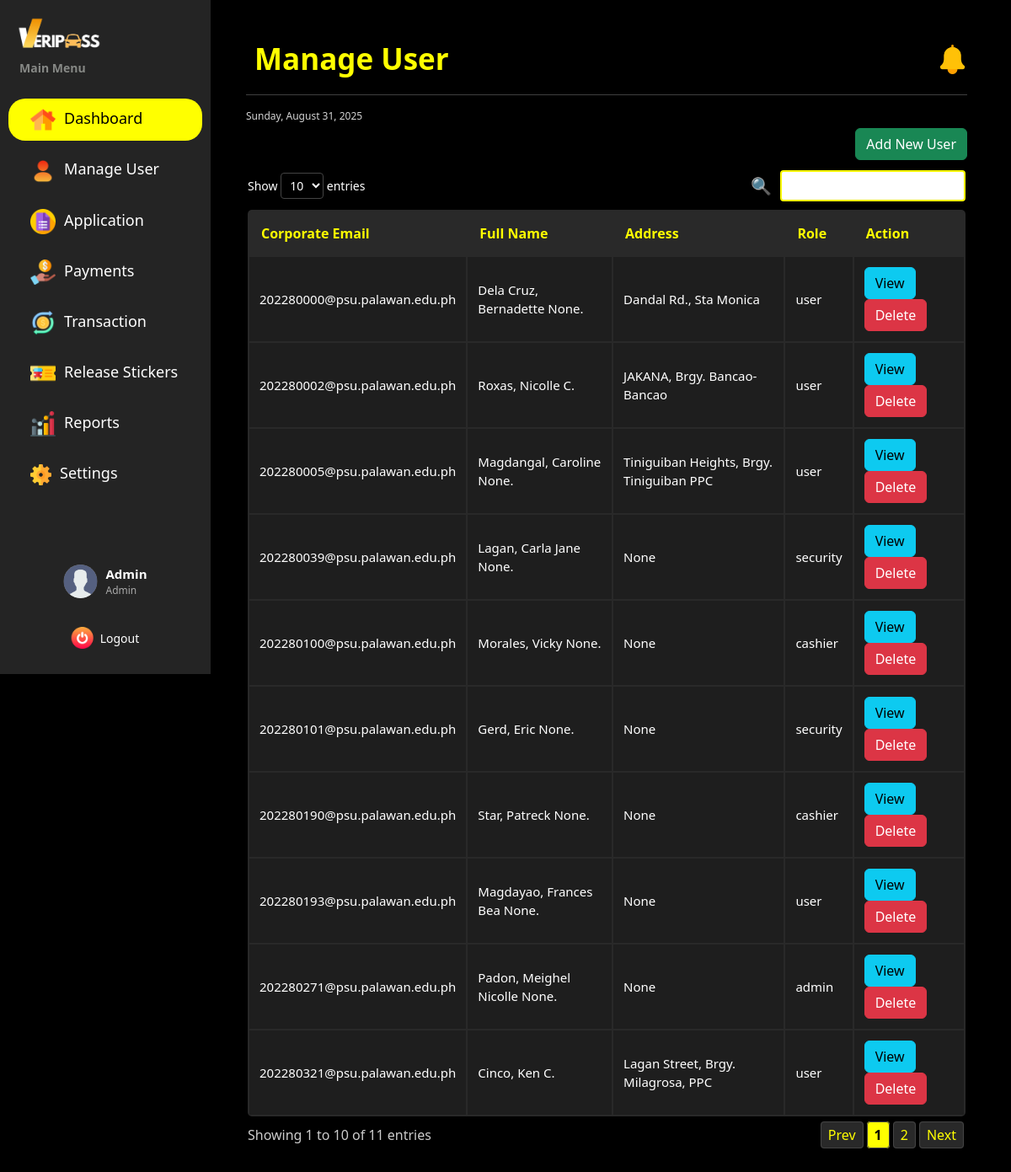
The page /dashboard/admin/manage_users/ (signed in) on the database as committed earlier.
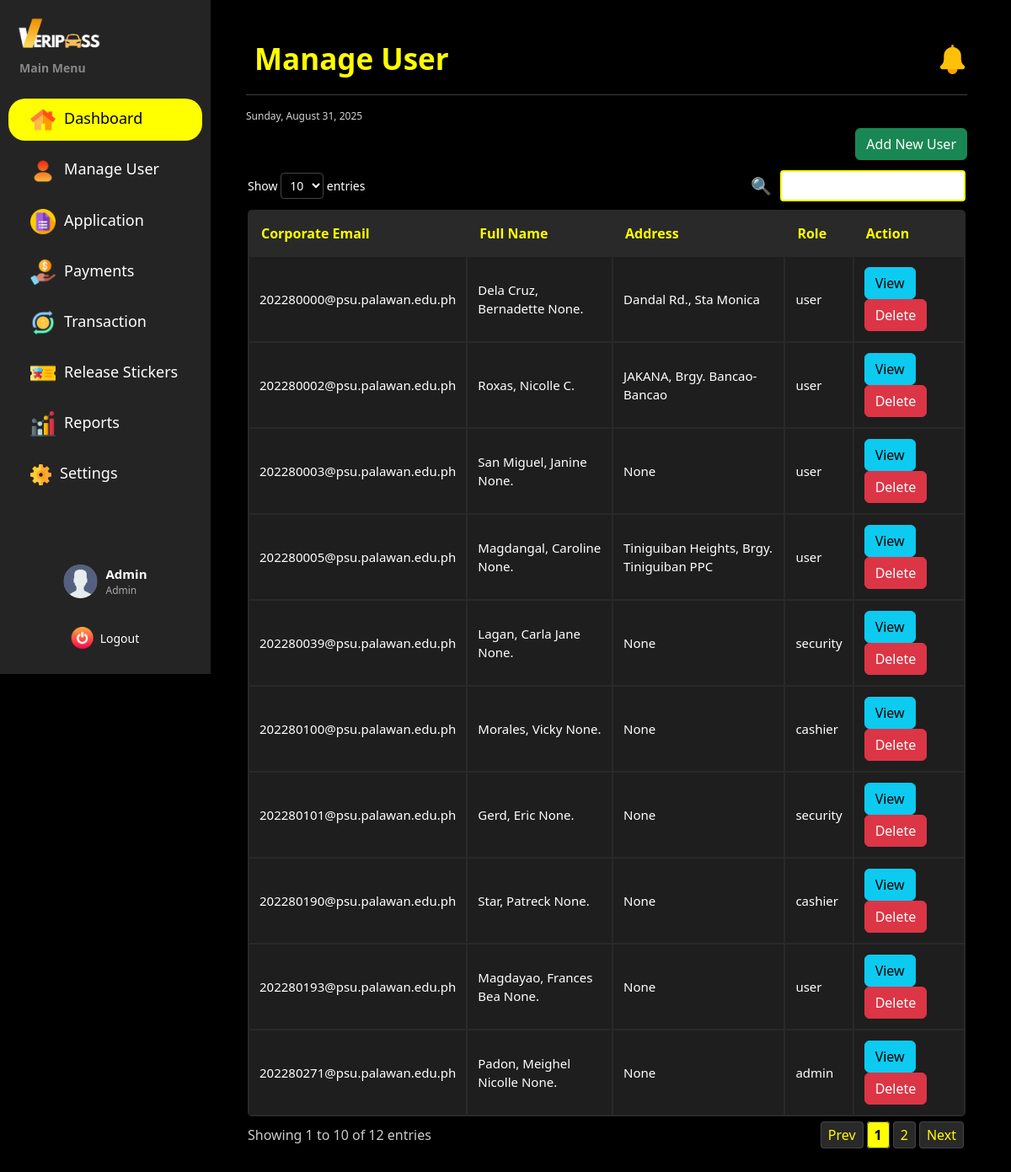
The same page on the database as committed later.
### vehicle_pass/models.py (models this page shows, shortened)
class BaseModel(models.Model):
    created_at = models.DateTimeField(auto_now_add=True, db_index=True)
    updated_at = models.DateTimeField(auto_now=True)
    class Meta:
        abstract = True

class UserProfile(BaseModel):
    ROLE_CHOICES = [('user', 'User'),
        ('security', 'Security'),
        ('cashier', 'Cashier'),
        ('admin', 'Admin')
        ]
    SCHOOL_ROLE_CHOICES = [('student', 'Student'),
                   ('faculty', 'Faculty'),
                   ('university personnel', 'University Personnel')
                   ]
    profile_picture = models.ImageField(
        upload_to='profile_pictures/',
        blank=True,
        null=True,
    )
    corporate_email = models.EmailField(max_length=50, unique=True)
    password = models.CharField(max_length=128)
    lastname = models.CharField(max_length=25)
    firstname = models.CharField(max_length=50)
    middle_name = models.CharField(max_length=25, blank=True, null=True)
    suffix = models.CharField(max_length=5, blank=True, null=True)
    dl_number = models.CharField(max_length=15, blank=True, null=True)
    college = models.CharField(max_length=100, blank=True, null=True)
    program = models.CharField(max_length=100, blank=True, null=True)
    department = models.CharField(max_length=100, blank=True, null=True)
    address = models.CharField(max_length=100, blank=True, null=True)
    role = models.CharField(max_length=20, choices=ROLE_CHOICES, default='user', null=True)
    school_role = models.CharField(max_length=20, choices=SCHOOL_ROLE_CHOICES, null=True, blank=True)

### vehicle_pass/views.py (the view)
# urls.py: path("dashboard/admin/manage_users/", AdminViewUser.as_view(), name="admin_manage_user"),
class AdminViewUser(CustomLoginRequiredMixin, ListView):
    model = UserProfile
    context_object_name = "users"
    template_name = 'Admin Dashboard/Admin_Manage_User.html'
    paginate_by = 20

### vehicle_pass/authentication.py (called while the page is built)
    def dispatch(self, request, *args, **kwargs):
        if not request.session.get("user_id"): #overrides the django dispatch
            return redirect("login")  #redirect to login if no active on session
        return super().dispatch(request, *args, **kwargs)

### vehicle_pass/context_processors.py (called while the page is built)
def admin_user_context(request):
    if hasattr(request, 'session') and 'user_id' in request.session:
        try:
            user_id = request.session.get('user_id')
            admin_user = UserProfile.objects.get(id=user_id, role='admin')
            admin_name = f"{admin_user.firstname} {admin_user.lastname}"
        except Exception as e:
            admin_name = "Admin"
    else:
        admin_name = "Not Logged In"
    return {'admin_name': admin_name}

def cashier_user_context(request):
    if hasattr(request, 'session') and 'user_id' in request.session:
        try:
            user_id = request.session.get('user_id')
            cashier_user = UserProfile.objects.get(id=user_id, role='cashier')
            cashier_name = f"{cashier_user.firstname} {cashier_user.lastname}"
        except Exception as e:
            cashier_name = "Cashier"
    else:
        cashier_name = "Not Logged In"
    return {'cashier_name': cashier_name}

def default_user_context(request):
    if hasattr(request, 'session') and 'user_id' in request.session:
        try:
            user_id = request.session.get('user_id')
            default_user = UserProfile.objects.get(id=user_id, role='user')
            user_name = f"{default_user.firstname} {default_user.lastname}"
        except Exception as e:
            user_name = "User"
    else:
        user_name = "Not Logged In"
    return {'user_name': user_name}

def security_user_context(request):
    if hasattr(request, 'session') and 'user_id' in request.session:
        try:
            user_id = request.session.get('user_id')
            security_user = UserProfile.objects.get(id=user_id, role='security')
            security_name = f"{security_user.firstname} {security_user.lastname}"
        except Exception as e:
            security_name = "Security"
    else:
        security_name = "Not Logged In"
    return {'security_name': security_name}

### templates/Admin Dashboard/Admin_Manage_User.html (shortened to what this page needs)
{% extends "includes/admin_sidebar.html" %}
{% load static %}
{% block extra_css %}
    <link rel="stylesheet" href="{% static 'css/admin-dashboard-style.css' %}">
    <link rel="stylesheet" href="{% static 'css/sidebar.css' %}">
{% endblock %}
{% block content %}
<div class="dashboard-wrapper d-flex">
    <div class="main-content flex-grow-1 ms-uto">
        <div class="container-fluid py-1">
            <div class="d-flex flex-column flex-md-row justify-content-between align-items-start align-items-md-center mb-3">
                <h2 class="title mb-3 mb-md-0">Manage User</h2>
                <div class="d-flex align-items-center gap-3">
                    <a href="Announcements.html" class="text-decoration-none text-light position-relative">
                        <img src="{% static 'images/notification.png' %}" alt="Notifications" width="35" height="35">
                    </a>
                </div>
            </div>
            <hr>
            <small><span id="date"></span></small>
            <div class="filter-container d-flex justify-content-end">
                <a href="{% url 'admin_create_user' %}" class="btn btn-success">Add New User</a>
            </div>
            <section class="table-container">
                <table id="myTable" class="users-table">
                    <thead>
                        <tr>
                            <th>Corporate Email</th>
                            <th>Full Name</th>
                            <th>Address</th>
                            <th>Role</th>
                            <th>Action</th>
                        </tr>
                    </thead>
                    <tbody>
                    {% for user in users %}
                        <tr>
                            <td>{{ user.corporate_email }}</td>
                            <td>{{ user.lastname }}, {{ user.firstname }} {{ user.middle_name|slice:":1" }}.</td>
                            <td>{{ user.address }}</td>
                            <td>{{ user.role }}</td>
                            <td>
                                <a href="{% url 'admin_view_specific_user' user.pk %}" class="btn btn-info">View</a>
                                <button class="btn btn-danger">Delete</button>
                            </td>
                        </tr>
                        {% empty %}
                        <tr>
                        <td colspan="5" style="text-align: center">
                            <p class="text-sm font-weight-bold mb-0">No Records Found</p>
                        </td>
                        </tr>
                        {% endfor %}
                    </tbody>
                </table>
            </section>
        </div>
    </div>
</div>
{% endblock %}

### templates/includes/admin_sidebar.html (shortened to what this page needs)
{% load static %}
<!DOCTYPE html>
<html lang="en">
<head>
    <link rel="stylesheet" href="https://cdn.jsdelivr.net/npm/bootstrap@5.3.0/dist/css/bootstrap.min.css">
    <link rel="stylesheet" href="{% static 'css/sidebar.css' %}">
    {% block extra_css %}{% endblock %}
</head>
<body>
<div class="sidebar" id="sidebar">
    <a href="#">
        <img src="{% static 'images/navbar-brand img.png' %}" class="img-fluid" style="width: 100px; margin-left: 20px;">
    </a>
    <p>Main Menu</p>
    <ul>
        <li data-menu="dashboard">
            <a href="{% url 'admin_dashboard' %}">
                <img src="{% static 'images/home.png' %}" alt="house" width="30">
                <span>Dashboard</span>
            </a>
        </li>
        <li data-menu="manage-users">
            <a href="{% url 'admin_manage_user' %}">
                <img src="{% static 'images/user.png' %}" alt="user" width="30">
                <span>Manage User</span>
            </a>
        </li>
        <li data-menu="application">
            <a href="{% url 'admin_manage_application' %}">
                <img src="{% static 'images/application.png' %}" alt="application" width="30">
                <span>Application</span>
            </a>
        </li>
        <li data-menu="manage-payments">
            <a href="{% url 'admin_payments' %}">
                <img src="{% static 'images/payment.png' %}" alt="Payments" width="30">
                <span>Payments</span>
            </a>
        </li>
        <li data-menu="transactions">
            <a href="{% url 'admin_transaction' %}">
                <img src="{% static 'images/transaction.png' %}" alt="Transactions" width="30">
                <span>Transaction</span>
            </a>
        </li>
        <li data-menu="manage-passes">
            <a href="{% url 'admin_manage_passes' %}">
                <img src="{% static 'images/passes.png' %}" alt="Status" width="30">
                <span> Release Stickers </span>
            </a>
        </li>
        <li data-menu="reports">
            <a href="{% url 'admin_report' %}">
                <img src="{% static 'images/statistics.png' %}" alt="Report" width="30">
                <span>Reports</span>
            </a>
        </li>
        <li data-menu="adminsettings">
            <a href="{% url 'admin_settings' %}">
                <img src="{% static 'images/settings.png' %}" alt="Settings" width="25">
                <span>Settings</span>
            </a>
        </li>
    </ul>
    <a href="{% url 'logout' %}" id="logout">
        <center><img src="{% static 'images/power-off.png' %}" alt="logout" width="25"></center>
        <span>Logout</span>
    </a>
    <div class="profile">
        <img src="{% static 'images/profile-placeholder.png' %}" alt="Profile Picture">
        <div class="profile-info">
            <span class="name">{{ admin_name }}</span>
            <span class="position">Admin</span>
        </div>
    </div>
</div>
<div class="main-content">
    {% block content %}{% endblock %}
</div>
</body>
</html>

### static/css/sidebar.css (style rules this page uses)
.sidebar { display: flex; flex-direction: column; justify-content: flex-start; align-items: right; width: 250px; height: 100vh; background: #242424; color: black !important; position: fixed; top: 0; left: 0; overflow-x: hidden; padding-top: 20px; overflow-y: hidden; transition: transform 0.3s ease, width 0.3s ease; z-index: 1000; }
.sidebar ul { list-style: none; padding-left: 0; }
.sidebar ul li { padding: 10px 20px; text-align: left; margin: 10px; }
.sidebar ul li a { color: white; text-decoration: none; display: block; font-size: 18px; font-weight: 200% !important; }
.sidebar ul li a img { margin-left: 3%; margin-right: 3%; align-items: center; }
.sidebar p { font-size: 14px; color: rgb(134, 136, 133); padding-top: 10px; padding-left: 23px; font-weight: bold; }
.profile { position: absolute; bottom: 80px; left: 50%; transform: translateX(-50%); display: flex; align-items: center; flex-direction: row; gap: 10px; padding: 10px; width: max-content; }
.profile img { width: 40px; height: 40px; border-radius: 50%; background-color: gray; object-fit: cover; }
.profile-info { display: flex; flex-direction: column; color: white; font-size: 14px; }
.profile-info .name { font-weight: bold; font-size: 15px; }
.profile-info .position { font-size: 12px; color: rgb(170, 170, 170); }
#logout { position: absolute; left: 50%; bottom: 30px; transform: translateX(-50%); display: flex; align-items: center; gap: 8px; color: white; text-decoration: none; font-weight: 500; font-size: 14px; transition: transform 0.3s ease-in-out, color 0.3s ease-in-out; }
#logout img { width: 26px; height: 26px; transition: transform 0.4s ease-in-out; }
.sidebar ul li.active { background: yellow !important; border-radius: 20px; }
.sidebar ul li.active a { color: black !important; }
.nav-link:hover, .active { background-color: yellow !important; border-radius: 5px; }
@media (min-width: 1200px) { .main-content { margin-left: 250px; width: calc(100% - 250px); padding: 30px; transition: margin-left 0.3s ease, width 0.3s ease; } }

### static/css/admin-dashboard-style.css (style rules this page uses)
* { margin: 0; padding: 0; box-sizing: border-box; }
body { font-family: system-ui, -apple-system, BlinkMacSystemFont, 'Segoe UI', Roboto, Oxygen, Ubuntu, Cantarell, 'Open Sans', 'Helvetica Neue', sans-serif !important; display: flex; background-color: black !important; color: white !important; transition: all 0.3s ease; }
.main-content { flex-grow: 1; padding: 20px; margin-left: 120px; background-color: #000; transition: margin-left 0.3s ease, width 0.3s ease; }
.title { margin: 0; font-size: 35px; display: flex; align-items: center; font-weight: bold; color: yellow; justify-content: space-between; padding: 5px 10px; }
#date { font-size: 12px; color: rgb(213, 213, 213); margin: 0; display: flex; align-items: center; margin-bottom: 5px; }
.filter-container { display: flex; align-items: center; gap: 5px; margin-bottom: 10px; }
.table-container { background: rgb(0, 0, 0); padding: 2px; border-radius: 5px; }
.users-table { width: 100%; border-collapse: separate; border-radius: 5px; background-color: #292929; color: white; }
.users-table th { font-weight: bold; padding: 14px; color: yellow; font-size: 16px; }
.users-table td { padding: 12px; font-size: 15px; }
.users-table tr { color: white; }
.users-table tbody tr:nth-child(odd) { background-color: #1e1e1e !important; }
.users-table tbody tr:nth-child(even) { background-color: #1e1e1e !important; }
.users-table th:first-child { cursor: pointer; }
.container-fluid { background-color: #000; color: white; }
@media (min-width: 1200px) { .main-content { margin-left: 250px; width: calc(100% - 250px); padding: 30px; } }

### templates/Admin Dashboard/Admin_Manage_User.html (style rules this page uses)
.dashboard-wrapper { display: flex; }
.main-content { flex-grow: 1; padding: 20px; margin-left: 120px; }

Rows that differ between the two databases and show on the page:
no longer on this page (row unchanged): UserProfile: corporate_email "202280321@psu.palawan.edu.ph", lastname "Cinco", firstname "Ken", middle_name "C", address "Lagan Street, Brgy. Milagrosa, PPC", role "user"
added UserProfile: corporate_email "202280003@psu.palawan.edu.ph", lastname "San Miguel", firstname "Janine", middle_name "None", address "None", role "user"
Other text that changed with them:
text written by a page script: "Show entries Showing 1 to 10 of 11 entries Prev 1 2 Next" → "Show entries Showing 1 to 10 of 12 entries Prev 1 2 Next"
